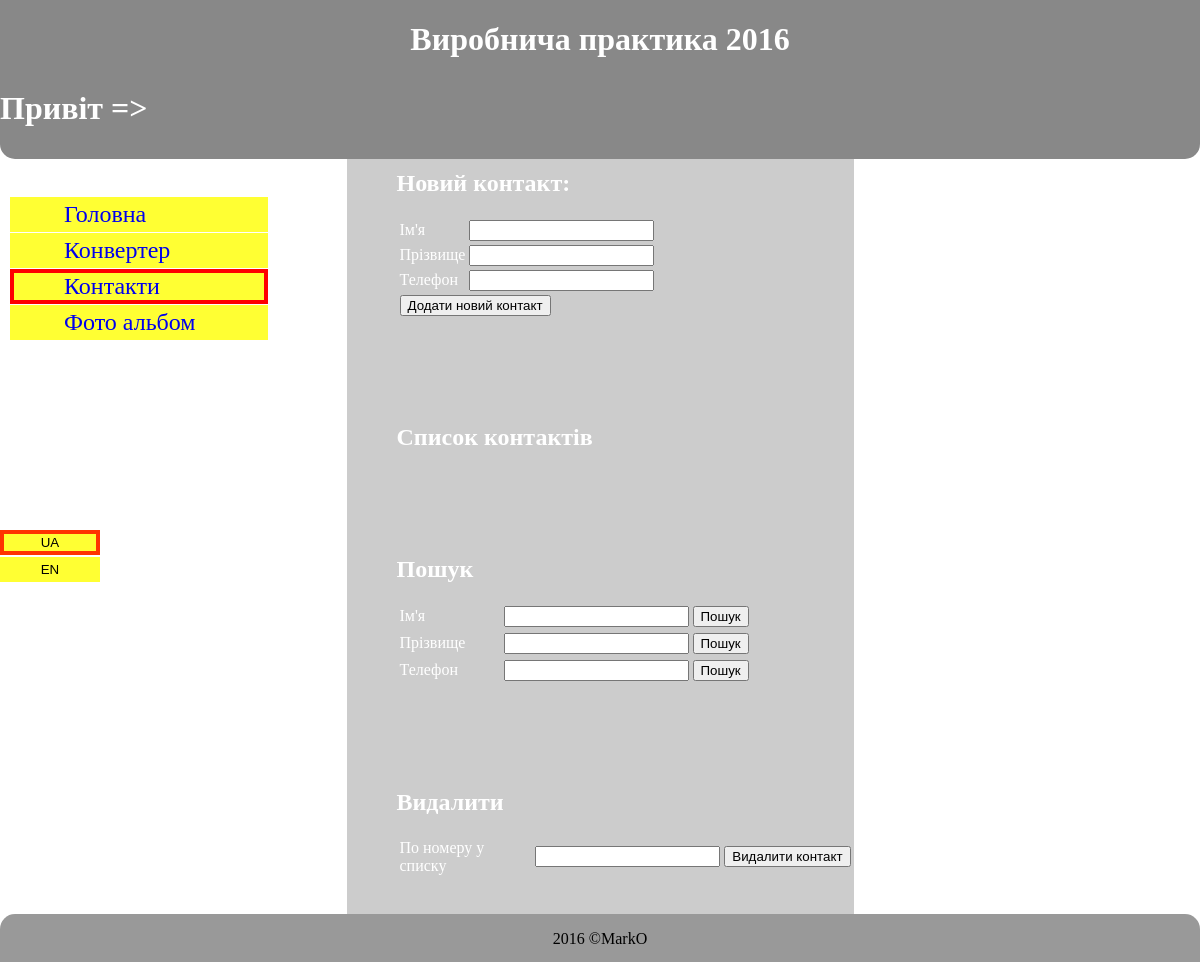
The app's page /pract/index.php?page=tel, older data.
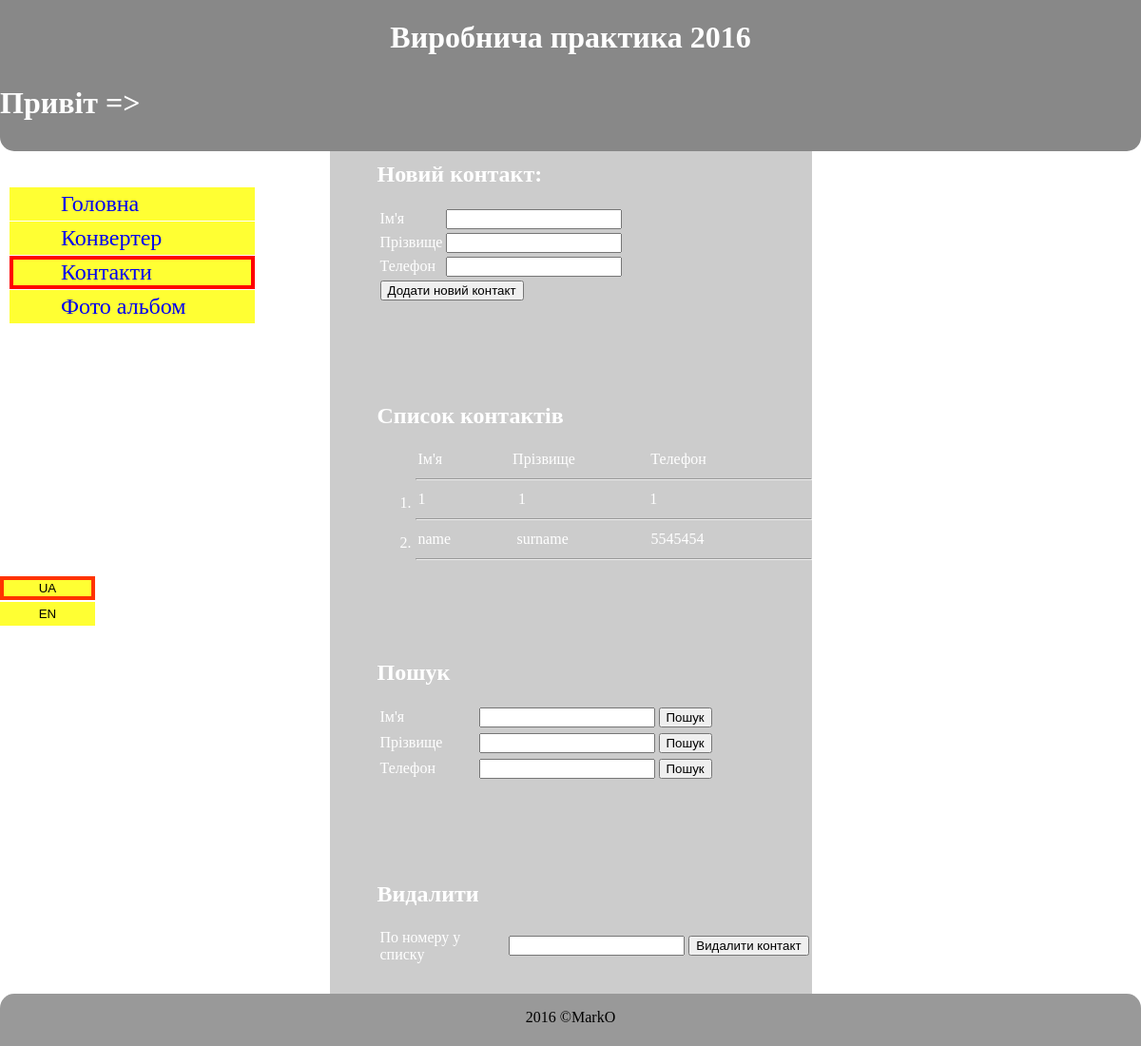
The same page, newer data.
### tables this page shows
CREATE TABLE IF NOT EXISTS `pages` (
  `id` int(10) unsigned NOT NULL AUTO_INCREMENT,
  `title` varchar(155) NOT NULL,
  `title_url` varchar(155) NOT NULL,
  `description` varchar(255) NOT NULL,
  `keywords` text NOT NULL,
  `lang` varchar(2) NOT NULL DEFAULT 'ua',
  PRIMARY KEY (`id`)
);

CREATE TABLE IF NOT EXISTS `tel_table` (
  `id` int(10) unsigned NOT NULL AUTO_INCREMENT,
  `name` varchar(55) NOT NULL,
  `surname` varchar(55) NOT NULL,
  `tel` int(10) unsigned NOT NULL,
  PRIMARY KEY (`id`),
  UNIQUE KEY `tel` (`tel`)
);

### pract/index.php (called while the page is built, shortened)
<?php
    include 'function/db_func.php';
    if (empty($_GET['page'])) {
        $page = 'index';
    } else {
        $page = $_GET['page'];
    }
    if (!isset($_SESSION['lang'])) {
        $lang = 'ua';
    } else {
        $lang = $_SESSION['lang'];
    }
    $page_data = page_data($page, $lang);
    include($_SERVER['DOCUMENT_ROOT'].'/pract/layouts/site.php');
?>

### pract/function/lang/ua.php (called while the page is built)
<?php
    function lang($str) {
        $lang = array(
            'hello' => 'Привіт',
            'main_page' => 'Головна сторінка',
            'new_category' => 'Нова категорія',
            'category' => 'Категорія',
            'add_new_category' => 'Додати нову категорію',
            'new_dimension' => 'Нова величина',
            'select_category' => 'Виберіть категорію',
            'dimension' => 'Величина',
            'add' => 'Додати',
            'convert' => 'Конвертація',
            'convert_in' => 'Конвертувати у',
            'get_result' => 'Отримати результат',
            'number' => 'Число',
            'name' => 'Ім\'я',
            'surname' => 'Прізвище',
            'tel' => 'Телефон',
            'insert_relations' => 'Редагувати категорію',
            'insert_dimension' => 'Редагувати величину',
            'insert' => 'Змінити'
        );
        $str = $lang[$str];
        if(in_array($str, $lang)) {
            return $str;
        } else {
            return false;
        }
    }
?>

### pract/function/db_func.php (called while the page is built, shortened)
<?php
    function db_connect() {
        include 'function/config.php';
        $connection = new mysqli($host, $user, $password, $database);
        $connection->query(" SET NAMES 'utf8' ");
        return $connection;
    }
    function db_result_to_array($result) {
        $res_array = array();
        $count = 0;
        while($row = mysqli_fetch_array($result)) {
            $res_array[$count] = $row;
            $count++;
        }
        return $res_array;
    }
    function get_tel() {
        $connection = db_connect();
        $query = " SELECT * FROM tel_table ORDER BY tel_table.name ";
        $result = mysqli_query($connection, $query);
        $result = db_result_to_array($result);
        return $result;
    }
    function page_data($title, $lang) {
        $connection = db_connect();
        $query = sprintf(" SELECT * FROM pages WHERE pages.title_url = '%s' AND  pages.lang = '%s' ",
                        mysqli_real_escape_string($connection, $title),
                        mysqli_real_escape_string($connection, $lang));
        $result = mysqli_query($connection, $query);
        $row = mysqli_fetch_array($result);
        return $row;
    }
    function get_menu($lang) {
        $connection = db_connect();
        $query = sprintf(" SELECT * FROM pages WHERE pages.lang = '%s' ",
                        mysqli_real_escape_string($connection, $lang));
        $result = mysqli_query($connection, $query);
        $result = db_result_to_array($result);
        return $result;
    }
?>

### pract/layouts/tel.php (the view, shortened to what this page needs)
<div class="tel">
    <form action="" method="post">
        <h2>Новий контакт:</h2>
        <table>
            <tr>
                <td>
                    <?=lang('name');?>
                </td>
                <td>
                    <input type="text" name="name" />
                </td>
            </tr>
            <tr>
                <td>
                    <?=lang('surname');?>
                </td>
                <td>
                    <input type="text" name="surname" />
                </td>
            </tr>
            <tr>
                <td>
                    <?=lang('tel');?>
                </td>
                <td>
                    <input type="tel" name="tel" />
                </td>
            </tr>
            <tr>
                <td colspan="2">
                    <input type="submit" name="add_tel" value="Додати новий контакт" />
                </td>
            </tr>
        </table>
    </form>
</div>
<div class="tel">
    <h2>Список контактів</h2>
    <ol>
        <?php
            $contact = get_tel();
            if (get_tel()) {
        ?>
            <table>
                <tr>
                    <td width="150px">
                        <?=lang('name');?>
                    </td>
                    <td width="200px">
                        <?=lang('surname');?>
                    </td>
                    <td width="250px">
                        <?=lang('tel');?>
                    </td>
                </tr>
            </table>
            <hr />
        <?php
            }
            foreach($contact as $item):
        ?>
        <li>
            <table>
                <tr>
                    <td width="150px">
                        <?=$item['name'];?>
                    </td>
                    <td width="200px">
                        <?=$item['surname'];?>
                    </td>
                    <td width="250px">
                        <?=$item['tel'];?>
                    </td>
                </tr>
            </table>
        </li>
        <hr />
        <?php
            endforeach;
        ?>
    </ol>
</div>
<div class="tel">
    <h2>Пошук</h2>
    <form action="" method="post">
        <table>
            <tr>
                <td width="100px">
                    <?=lang('name');?>
                </td>
                <td>
                    <input type="search" name="search" />
                </td>
                <td>
                    <input type="submit" name="search_name" value="Пошук" />
                </td>
            </tr>
        </table>
    </form>
    <form action="" method="post">
        <table>
            <tr>
                <td width="100px">
                    <?=lang('surname');?>
                </td>
                <td>
                    <input type="search" name="search2" />
                </td>
                <td>
                    <input type="submit" name="search_surname" value="Пошук" />
                </td>
            </tr>
        </table>
    </form>
    <form action="" method="post">
        <table>
            <tr>
                <td width="100px">
                    <?=lang('tel');?>
                </td>
                <td>
                    <input type="search" name="search3" />
                </td>
                <td>
                    <input type="submit" name="search_tel" value="Пошук" />
                </td>
            </tr>
        </table>
    </form>
</div>
<div class="tel">
    <h2>Видалити</h2>
    <form action="" method="post">
        <table>
            <tr>
                <td width="150px">
                    По номеру у списку
                </td>
                <td>
                    <input type="search" name="del" />
                </td>
                <td>
                    <input type="submit" name="del_tel" value="Видалити контакт" />
                </td>
            </tr>
        </table>
    </form>
    <br />
    <br />
    <form action="" method="post">
        <table>
            <tr>
                <td width="150px">
                </td>
                <td width="150px">
                </td>
                <td>
                </td>
            </tr>
        </table>
    </form>
</div>

### pract/layouts/site.php (shortened to what this page needs)
<!DOCTYPE html>
<html>
    <head>
        <link rel="stylesheet" href="styles/style.css" type="text/css" />
        <link rel="stylesheet" href="styles/lang.css" type="text/css" />
        <link rel="stylesheet" href="styles/convert.css" type="text/css" />
        <link rel="stylesheet" href="styles/menu.css" type="text/css" />
        <link rel="stylesheet" href="styles/index.css" type="text/css" />
        <link rel="stylesheet" href="styles/tel.css" type="text/css" />
        <link rel="stylesheet" href="styles/album.css" type="text/css" />
    </head>
    <body>
        <div id="page">
            <div id="header">
                <h1>Виробнича практика 2016<h1>
                <p align="left"> <?=lang('hello');?> => <?=$_SESSION['username'];?> </p>
            </div>
            <div id="content">
                <?php include($_SERVER['DOCUMENT_ROOT'].'/pract/layouts/' . $page . '.php');?>
            </div>
            <div id="footer">
                <p>2016 &copy;MarkO </p>
            </div>
            <div id="menu">
                <?php include($_SERVER['DOCUMENT_ROOT'].'/pract/layouts/menu.php');?>
            </div>
            <div id="lang">
                <?php include($_SERVER['DOCUMENT_ROOT'].'/pract/layouts/lang.php');?>
            </div>
        </div>
    </body>
</html>

### pract/layouts/menu.php
<ul>
    <?php
        $menu = get_menu($lang);
        foreach($menu as $item):
    ?>
        <li>
            <a href="index.php?page=<?=$item['title_url'];?>" <?php if($page == $item['title_url']) echo "class='menu-active'";?> >
                <?=$item['title'];?>
            </a>
        </li>
    <?php
        endforeach;
    ?>
</ul>

### pract/layouts/lang.php (shortened to what this page needs)
<form action="" method="post">
    <input type="submit" name="change_lang" value="UA" <?php if($_SESSION['lang'] == 'ua') echo "class='lang-active'"; ?> />
</form>
<form action="" method="post">
    <input type="submit" name="change_lang" value="EN" <?php if($_SESSION['lang'] == 'en') echo "class='lang-active'"; ?> />
</form>

### pract/styles/style.css (style rules this page uses)
html { height: 100%; }
body { height: 100%; margin: 0; padding: 0; }
#page { height: 100%; margin: 0 auto; width: 65%; }
#header { background-color: #888; border-radius: 0 0 15px 15px; left: 0; min-height: 85px; position: fixed; width: 100%; top: 0; }
#header h1 { color: #fff; text-align: center; }
#content { background-color: #ccc; color: #fff; margin: 0 auto 50px; min-height: 100%; padding-top: 50px; width: 65%; }
#footer { background-color: #999; border-radius: 15px 15px 0 0; bottom: 0; height: 5%; left: 0; min-height: 45px; position: fixed; width: 100%; }
#footer p { text-align: center; }

### pract/styles/lang.css (style rules this page uses)
#lang { left: 0; top: 55%; position: fixed; }
#lang input { border: 4px solid #ff3; background-color: #ff3; margin: 1px 0; min-height: 5%; width: 100px }
#lang .lang-active { border: 4px solid #f30; }

### pract/styles/menu.css (style rules this page uses)
#menu { position: fixed; left: -30px; top: 180px; }
#menu ul li { list-style: none; }
#menu a { background-color: #ff3; border: 4px solid #ff3; display: inline-block; font-size: 150%; padding: 0 50px; margin-top: 1px; text-decoration: none; width: 150px; }
#menu .menu-active { border: 4px solid #f00; }

### pract/styles/tel.css (style rules this page uses)
.tel { margin: 120px 0 -15px 50px; }

Row changes from the older to the newer data that the page shows:
added tel_table: name "1", surname "1", tel "1"
added tel_table: name "name", surname "surname", tel "5545454"
Text that changed along with them:
lang('name'): (not shown) → "Ім'я"
lang('surname'): (not shown) → "Прізвище"
lang('tel'): (not shown) → "Телефон"
